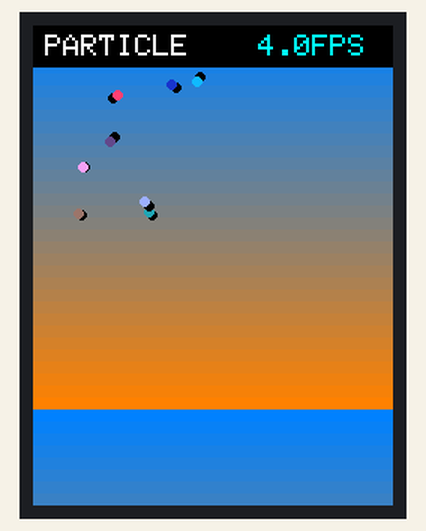
A sketch run on a simulated ESP32-S3. Shown: 240×320 colour display. Random numbers use the default seed unless the sketch sets one; what the sketch prints to the serial monitor is not drawn.

Above: at 0.91 s.
At 4.9 s:
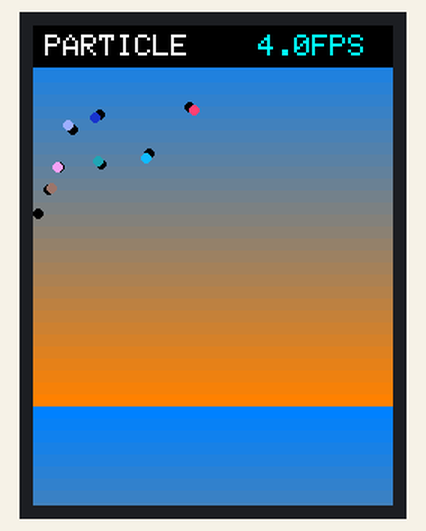
At 9.8 s:
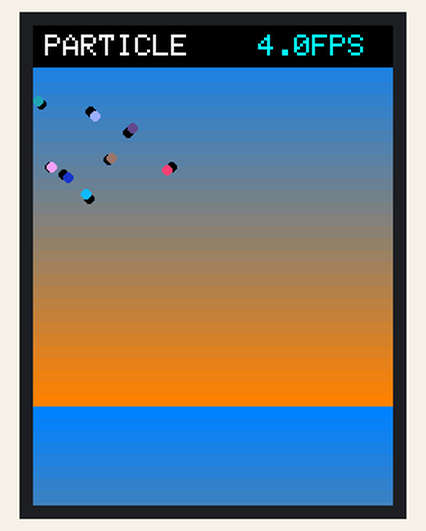
At 19.7 s:
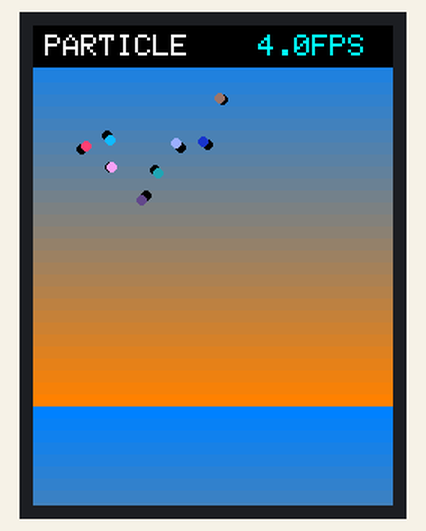
At 29.5 s:
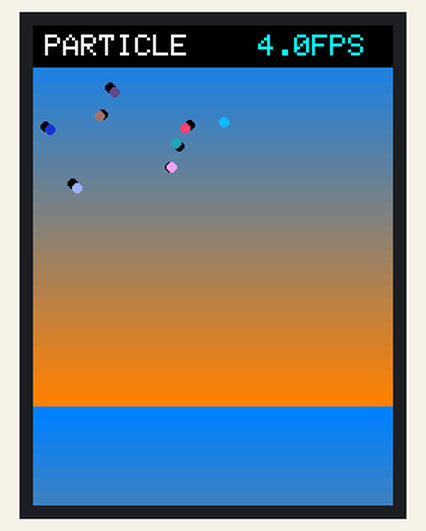
At 39.4 s:
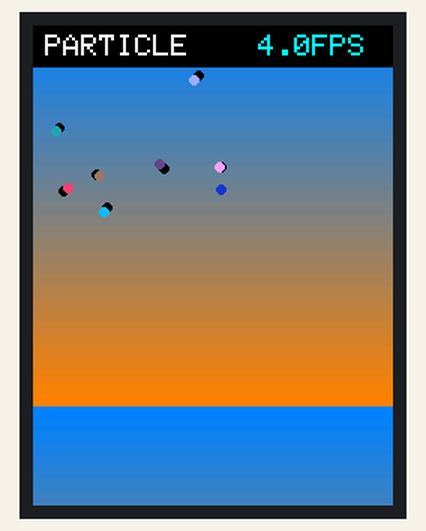

Measured:
- what the display in image 0 shows lasts 0.5 s, from 0.7 s to 1.2 s
- what the display in image 1 shows lasts 0.6 s, from 4.9 s to 5.5 s

The sketch:

TFT1.ino
```cpp
/*
 * ST7789 240x320 图片/动画演示
 * 用 TFT_eSPI Sprite 双缓冲，做流畅动画
 * 接线: DC=GPIO7, SCK=GPIO18, SDA=GPIO16, CS=GPIO10
 */

#include <TFT_eSPI.h>

TFT_eSPI tft = TFT_eSPI();
TFT_eSprite sprite = TFT_eSprite(&tft);  // 双缓冲精灵

// 粒子状态
#define NUM_PARTICLES 60
int8_t px[NUM_PARTICLES], py[NUM_PARTICLES];
int8_t pvx[NUM_PARTICLES], pvy[NUM_PARTICLES];
uint16_t pcolor[NUM_PARTICLES];

unsigned long frameCount = 0;
unsigned long fpsTimer = 0;

void setup() {
  Serial.begin(115200);
  delay(100);

  tft.init();
  tft.setRotation(0);
  tft.fillScreen(TFT_BLACK);

  // 创建全屏 sprite（用 PSRAM 加速，否则用 RAM）
  sprite.createSprite(240, 320);

  // 初始化粒子
  randomSeed(analogRead(0));
  for (int i = 0; i < NUM_PARTICLES; i++) {
    px[i] = random(20, 220);
    py[i] = random(40, 300);
    pvx[i] = random(-3, 4);
    pvy[i] = random(-3, 4);
    pcolor[i] = tft.color565(random(0,255), random(50,200), random(100,255));
  }

  fpsTimer = millis();
}

void loop() {
  // ===== 1. 彩虹背景渐变 =====
  for (int y = 0; y < 320; y += 2) {
    uint16_t c = tft.color565(
      (y + frameCount) % 256,
      128,
      255 - ((y + frameCount) % 256)
    );
    sprite.drawFastHLine(0, y, 240, c);
    sprite.drawFastHLine(0, y+1, 240, c);
  }

  // ===== 2. 粒子动画 =====
  for (int i = 0; i < NUM_PARTICLES; i++) {
    // 擦除旧位置
    sprite.fillCircle(px[i], py[i], 3, TFT_BLACK);

    // 更新位置
    px[i] += pvx[i];
    py[i] += pvy[i];

    // 边界反弹
    if (px[i] < 5 || px[i] > 235) pvx[i] = -pvx[i];
    if (py[i] < 35 || py[i] > 315) pvy[i] = -pvy[i];

    // 画新位置
    sprite.fillCircle(px[i], py[i], 3, pcolor[i]);
  }

  // ===== 3. 顶部 HUD =====
  sprite.fillRect(0, 0, 240, 28, TFT_BLACK);
  sprite.setTextColor(TFT_WHITE, TFT_BLACK);
  sprite.setTextSize(2);
  sprite.setCursor(8, 6);
  sprite.print("PARTICLE");

  // FPS
  char buf[16];
  snprintf(buf, sizeof(buf), "%.1fFPS",
           frameCount * 1000.0 / (millis() - fpsTimer + 1));
  sprite.setTextColor(TFT_CYAN, TFT_BLACK);
  sprite.setTextSize(2);
  sprite.setCursor(150, 6);
  sprite.print(buf);

  // ===== 4. 绘制到屏幕 =====
  sprite.pushSprite(0, 0);

  // ===== FPS 统计 =====
  frameCount++;
  if (millis() - fpsTimer >= 1000) {
    Serial.printf("FPS: %.1f, particles: %d\n",
                  frameCount, NUM_PARTICLES);
    frameCount = 0;
    fpsTimer = millis();
  }

  delay(16);  // ~60fps
}
```
